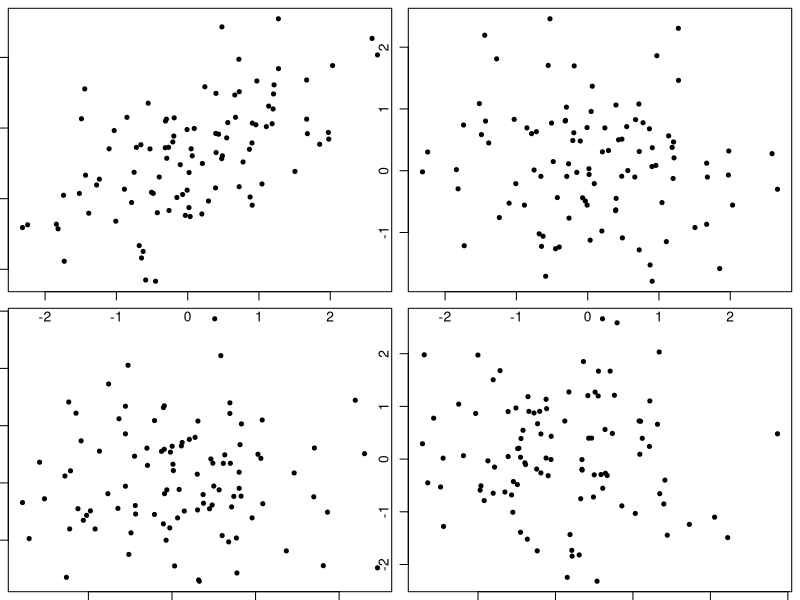
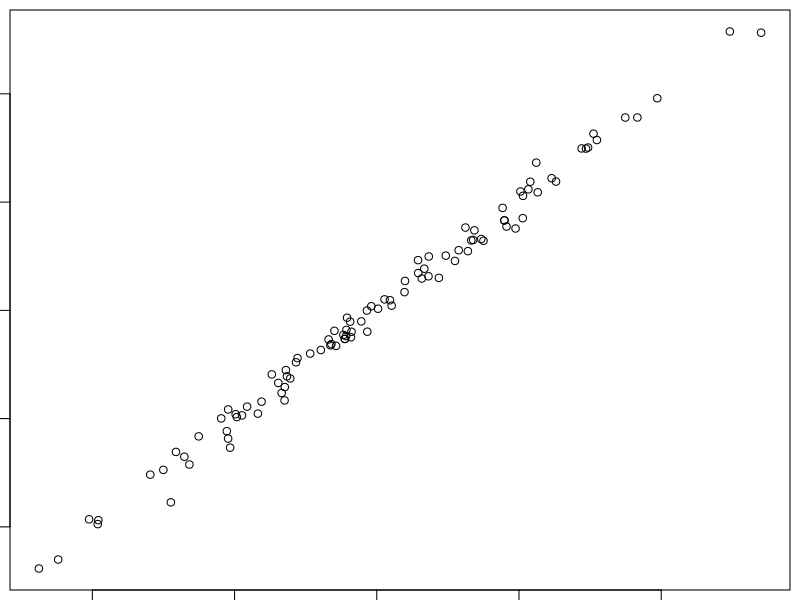

The R source for these figures, in order:
# Set up data for simulation
#   Size: n=100 observations
#   Explanatory Variables: x, x2, x3
#   Response Variable: y
n=100
x=rnorm(n)
x2=rnorm(n)
x3=rnorm(n)

# Set up the "true" model, adding noise
y = 1 + x + x2 + x3 + rnorm(n, sd=0.1)
par(mfrow=c(2,2), mar=c(0.5, 0.5, 0.5, 0.5))
plot(x, y, pch=20)
plot(x, x2, pch=20)
plot(x2, x3, pch=20)
plot(x3, x, pch=20)
par(mfrow=c(1,1))

# Multivariate Regression: Compute coefficient of x
#   PRINCIPLE: 
#   Multivariate regression estimates are exactly those 
#   having adjusted for the linear effect of all other variables
#   from both the response variable and the explanatory variable 
#   A. Adjust for effect of x2, x3
#     Adjust for x2, x3
#     Adjust both y and x
ey = resid(lm(y ~ x2 + x3))
ex = resid(lm(x ~ x2 + x3))
plot(ey, ex)
#   B. Regress through origin
sum(ey*ex)/sum(ex^2)

# Multivariate Regression: Compare
coef(lm(y ~ x + x2 + x3))
